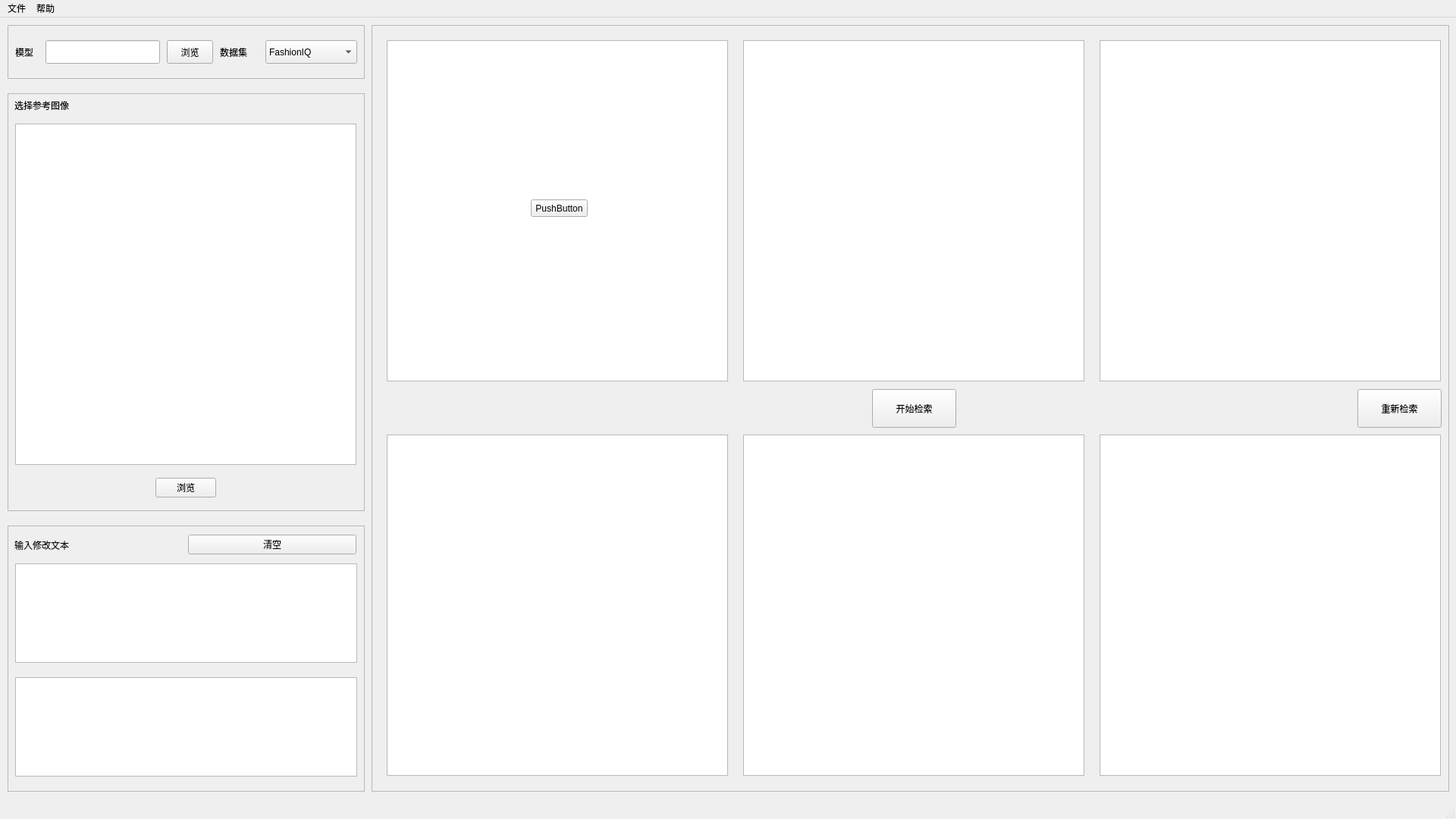
<?xml version="1.0" encoding="UTF-8"?>
<ui version="4.0">
 <class>MainWindow</class>
 <widget class="QMainWindow" name="MainWindow">
  <property name="geometry">
   <rect>
    <x>0</x>
    <y>0</y>
    <width>1920</width>
    <height>1080</height>
   </rect>
  </property>
  <property name="windowTitle">
   <string>MainWindow</string>
  </property>
  <widget class="QWidget" name="centralwidget">
   <widget class="QFrame" name="frame">
    <property name="geometry">
     <rect>
      <x>10</x>
      <y>10</y>
      <width>471</width>
      <height>71</height>
     </rect>
    </property>
    <property name="frameShape">
     <enum>QFrame::StyledPanel</enum>
    </property>
    <property name="frameShadow">
     <enum>QFrame::Raised</enum>
    </property>
    <widget class="QLabel" name="label">
     <property name="geometry">
      <rect>
       <x>10</x>
       <y>20</y>
       <width>51</width>
       <height>31</height>
      </rect>
     </property>
     <property name="text">
      <string>模型</string>
     </property>
    </widget>
    <widget class="QLabel" name="label_2">
     <property name="geometry">
      <rect>
       <x>280</x>
       <y>20</y>
       <width>51</width>
       <height>31</height>
      </rect>
     </property>
     <property name="text">
      <string>数据集</string>
     </property>
    </widget>
    <widget class="QComboBox" name="comboBox">
     <property name="geometry">
      <rect>
       <x>340</x>
       <y>20</y>
       <width>121</width>
       <height>31</height>
      </rect>
     </property>
     <item>
      <property name="text">
       <string>FashionIQ</string>
      </property>
     </item>
     <item>
      <property name="text">
       <string>CIRR</string>
      </property>
     </item>
    </widget>
    <widget class="QPushButton" name="pushButton_2">
     <property name="geometry">
      <rect>
       <x>210</x>
       <y>20</y>
       <width>61</width>
       <height>31</height>
      </rect>
     </property>
     <property name="text">
      <string>浏览</string>
     </property>
    </widget>
    <widget class="QLineEdit" name="lineEdit">
     <property name="geometry">
      <rect>
       <x>50</x>
       <y>20</y>
       <width>151</width>
       <height>31</height>
      </rect>
     </property>
    </widget>
   </widget>
   <widget class="QFrame" name="frame_2">
    <property name="geometry">
     <rect>
      <x>10</x>
      <y>100</y>
      <width>471</width>
      <height>551</height>
     </rect>
    </property>
    <property name="frameShape">
     <enum>QFrame::StyledPanel</enum>
    </property>
    <property name="frameShadow">
     <enum>QFrame::Raised</enum>
    </property>
    <widget class="QGraphicsView" name="graphicsView">
     <property name="geometry">
      <rect>
       <x>10</x>
       <y>40</y>
       <width>450</width>
       <height>450</height>
      </rect>
     </property>
    </widget>
    <widget class="QWidget" name="horizontalLayoutWidget">
     <property name="geometry">
      <rect>
       <x>9</x>
       <y>500</y>
       <width>451</width>
       <height>41</height>
      </rect>
     </property>
     <layout class="QHBoxLayout" name="horizontalLayout">
      <item>
       <spacer name="horizontalSpacer_2">
        <property name="orientation">
         <enum>Qt::Horizontal</enum>
        </property>
        <property name="sizeHint" stdset="0">
         <size>
          <width>40</width>
          <height>20</height>
         </size>
        </property>
       </spacer>
      </item>
      <item>
       <widget class="QPushButton" name="pushButton">
        <property name="text">
         <string>浏览</string>
        </property>
       </widget>
      </item>
      <item>
       <spacer name="horizontalSpacer">
        <property name="orientation">
         <enum>Qt::Horizontal</enum>
        </property>
        <property name="sizeHint" stdset="0">
         <size>
          <width>40</width>
          <height>20</height>
         </size>
        </property>
       </spacer>
      </item>
     </layout>
    </widget>
    <widget class="QWidget" name="horizontalLayoutWidget_3">
     <property name="geometry">
      <rect>
       <x>9</x>
       <y>0</y>
       <width>451</width>
       <height>31</height>
      </rect>
     </property>
     <layout class="QHBoxLayout" name="horizontalLayout_3">
      <item>
       <widget class="QLabel" name="label_4">
        <property name="text">
         <string>选择参考图像</string>
        </property>
       </widget>
      </item>
     </layout>
    </widget>
   </widget>
   <widget class="QFrame" name="frame_3">
    <property name="geometry">
     <rect>
      <x>10</x>
      <y>670</y>
      <width>471</width>
      <height>351</height>
     </rect>
    </property>
    <property name="frameShape">
     <enum>QFrame::StyledPanel</enum>
    </property>
    <property name="frameShadow">
     <enum>QFrame::Raised</enum>
    </property>
    <widget class="QTextEdit" name="textEdit">
     <property name="geometry">
      <rect>
       <x>10</x>
       <y>50</y>
       <width>451</width>
       <height>131</height>
      </rect>
     </property>
    </widget>
    <widget class="QWidget" name="horizontalLayoutWidget_2">
     <property name="geometry">
      <rect>
       <x>9</x>
       <y>10</y>
       <width>451</width>
       <height>31</height>
      </rect>
     </property>
     <layout class="QHBoxLayout" name="horizontalLayout_2">
      <item>
       <widget class="QLabel" name="label_3">
        <property name="text">
         <string>输入修改文本</string>
        </property>
       </widget>
      </item>
      <item>
       <widget class="QPushButton" name="pushButton_5">
        <property name="text">
         <string>清空</string>
        </property>
       </widget>
      </item>
     </layout>
    </widget>
    <widget class="QTextEdit" name="textEdit_2">
     <property name="geometry">
      <rect>
       <x>10</x>
       <y>200</y>
       <width>451</width>
       <height>131</height>
      </rect>
     </property>
    </widget>
   </widget>
   <widget class="QFrame" name="frame_4">
    <property name="geometry">
     <rect>
      <x>490</x>
      <y>10</y>
      <width>1421</width>
      <height>1011</height>
     </rect>
    </property>
    <property name="frameShape">
     <enum>QFrame::StyledPanel</enum>
    </property>
    <property name="frameShadow">
     <enum>QFrame::Raised</enum>
    </property>
    <widget class="QGraphicsView" name="graphicsView_2">
     <property name="geometry">
      <rect>
       <x>20</x>
       <y>20</y>
       <width>450</width>
       <height>450</height>
      </rect>
     </property>
    </widget>
    <widget class="QPushButton" name="pushButton_3">
     <property name="geometry">
      <rect>
       <x>660</x>
       <y>480</y>
       <width>111</width>
       <height>51</height>
      </rect>
     </property>
     <property name="text">
      <string>开始检索</string>
     </property>
    </widget>
    <widget class="QGraphicsView" name="graphicsView_3">
     <property name="geometry">
      <rect>
       <x>490</x>
       <y>20</y>
       <width>450</width>
       <height>450</height>
      </rect>
     </property>
    </widget>
    <widget class="QGraphicsView" name="graphicsView_4">
     <property name="geometry">
      <rect>
       <x>960</x>
       <y>20</y>
       <width>450</width>
       <height>450</height>
      </rect>
     </property>
    </widget>
    <widget class="QGraphicsView" name="graphicsView_5">
     <property name="geometry">
      <rect>
       <x>20</x>
       <y>540</y>
       <width>450</width>
       <height>450</height>
      </rect>
     </property>
    </widget>
    <widget class="QGraphicsView" name="graphicsView_6">
     <property name="geometry">
      <rect>
       <x>490</x>
       <y>540</y>
       <width>450</width>
       <height>450</height>
      </rect>
     </property>
    </widget>
    <widget class="QGraphicsView" name="graphicsView_7">
     <property name="geometry">
      <rect>
       <x>960</x>
       <y>540</y>
       <width>450</width>
       <height>450</height>
      </rect>
     </property>
    </widget>
    <widget class="QPushButton" name="pushButton_4">
     <property name="geometry">
      <rect>
       <x>210</x>
       <y>230</y>
       <width>75</width>
       <height>23</height>
      </rect>
     </property>
     <property name="text">
      <string>PushButton</string>
     </property>
    </widget>
    <widget class="QPushButton" name="pushButton_6">
     <property name="geometry">
      <rect>
       <x>1300</x>
       <y>480</y>
       <width>111</width>
       <height>51</height>
      </rect>
     </property>
     <property name="text">
      <string>重新检索</string>
     </property>
    </widget>
   </widget>
  </widget>
  <widget class="QMenuBar" name="menubar">
   <property name="geometry">
    <rect>
     <x>0</x>
     <y>0</y>
     <width>1920</width>
     <height>22</height>
    </rect>
   </property>
   <widget class="QMenu" name="menu">
    <property name="title">
     <string>文件</string>
    </property>
    <addaction name="actionOpen_2"/>
    <addaction name="actionSave_2"/>
    <addaction name="actionSetting"/>
    <addaction name="actionQuit_2"/>
   </widget>
   <widget class="QMenu" name="menu_2">
    <property name="title">
     <string>帮助</string>
    </property>
   </widget>
   <addaction name="menu"/>
   <addaction name="menu_2"/>
  </widget>
  <widget class="QStatusBar" name="statusbar"/>
  <action name="actionQuit">
   <property name="text">
    <string>Quit</string>
   </property>
  </action>
  <action name="actionOpen">
   <property name="text">
    <string>Open</string>
   </property>
  </action>
  <action name="actionSave">
   <property name="text">
    <string>Save</string>
   </property>
  </action>
  <action name="actionOpen_2">
   <property name="text">
    <string>打开</string>
   </property>
  </action>
  <action name="actionSave_2">
   <property name="text">
    <string>保存</string>
   </property>
  </action>
  <action name="actionQuit_2">
   <property name="text">
    <string>退出</string>
   </property>
  </action>
  <action name="actionSetting">
   <property name="text">
    <string>设置</string>
   </property>
  </action>
 </widget>
 <resources/>
 <connections>
  <connection>
   <sender>pushButton</sender>
   <signal>clicked()</signal>
   <receiver>MainWindow</receiver>
   <slot>choose_refImage()</slot>
   <hints>
    <hint type="sourcelabel">
     <x>297</x>
     <y>127</y>
    </hint>
    <hint type="destinationlabel">
     <x>300</x>
     <y>674</y>
    </hint>
   </hints>
  </connection>
  <connection>
   <sender>pushButton_3</sender>
   <signal>clicked()</signal>
   <receiver>MainWindow</receiver>
   <slot>retrieval_and_show()</slot>
   <hints>
    <hint type="sourcelabel">
     <x>1198</x>
     <y>547</y>
    </hint>
    <hint type="destinationlabel">
     <x>477</x>
     <y>392</y>
    </hint>
   </hints>
  </connection>
  <connection>
   <sender>comboBox</sender>
   <signal>activated(int)</signal>
   <receiver>MainWindow</receiver>
   <slot>choose_dataset()</slot>
   <hints>
    <hint type="sourcelabel">
     <x>422</x>
     <y>69</y>
    </hint>
    <hint type="destinationlabel">
     <x>480</x>
     <y>116</y>
    </hint>
   </hints>
  </connection>
  <connection>
   <sender>pushButton_2</sender>
   <signal>clicked()</signal>
   <receiver>MainWindow</receiver>
   <slot>load_model()</slot>
   <hints>
    <hint type="sourcelabel">
     <x>252</x>
     <y>82</y>
    </hint>
    <hint type="destinationlabel">
     <x>246</x>
     <y>112</y>
    </hint>
   </hints>
  </connection>
  <connection>
   <sender>pushButton_5</sender>
   <signal>clicked()</signal>
   <receiver>MainWindow</receiver>
   <slot>clear_modificationText()</slot>
   <hints>
    <hint type="sourcelabel">
     <x>430</x>
     <y>722</y>
    </hint>
    <hint type="destinationlabel">
     <x>480</x>
     <y>689</y>
    </hint>
   </hints>
  </connection>
  <connection>
   <sender>pushButton_6</sender>
   <signal>clicked()</signal>
   <receiver>MainWindow</receiver>
   <slot>clear_all()</slot>
   <hints>
    <hint type="sourcelabel">
     <x>1850</x>
     <y>541</y>
    </hint>
    <hint type="destinationlabel">
     <x>1915</x>
     <y>538</y>
    </hint>
   </hints>
  </connection>
 </connections>
 <slots>
  <slot>choose_refImage()</slot>
  <slot>load_model()</slot>
  <slot>retrieval_and_show()</slot>
  <slot>get_mod_text()</slot>
  <slot>choose_dataset()</slot>
  <slot>clear_modificationText()</slot>
  <slot>clear_all()</slot>
 </slots>
</ui>
